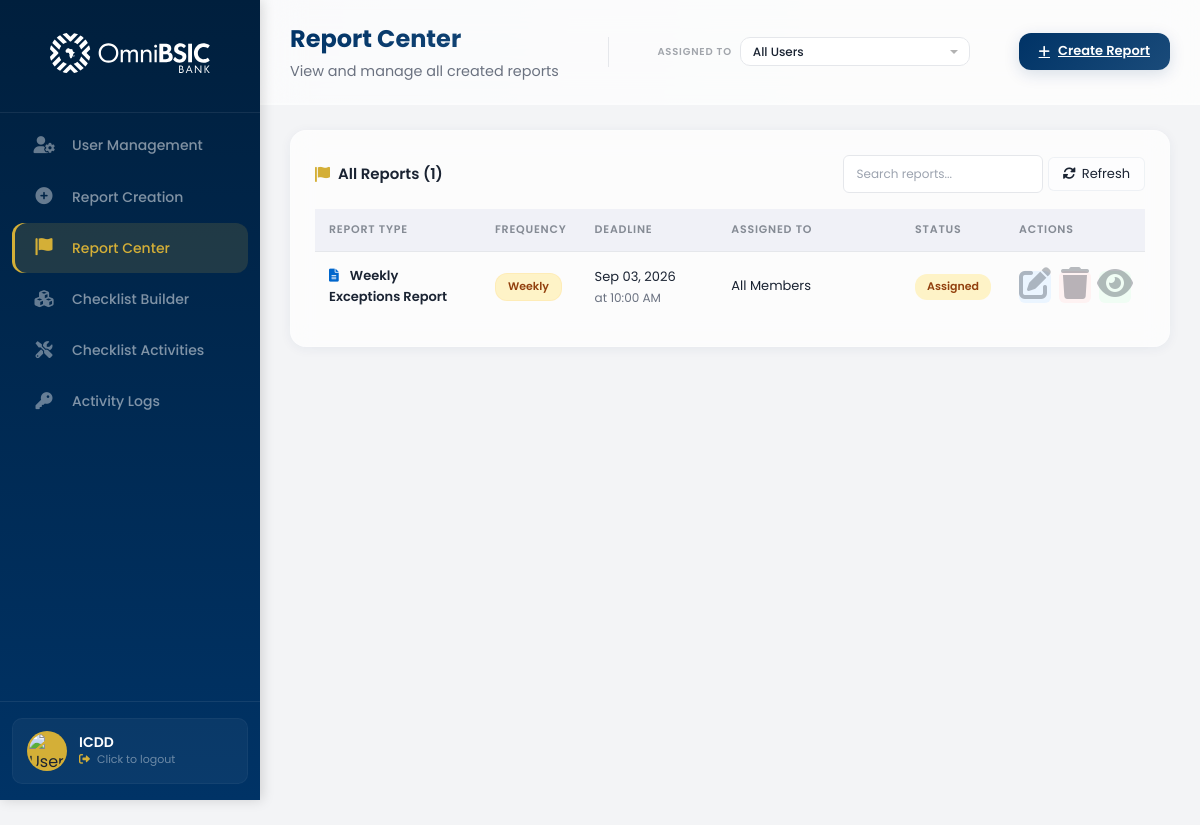
Screenshot of /adminboard/report-center/ (signed in) with the database file from the repository.
### control_dashboard/models.py (models this page shows, shortened)
class UserProfile(models.Model):
    ROLE_CHOICES = [
        ('admin', 'Admin'),
        ('supervisor', 'Supervisor'),
        ('member', 'Member'),
    ]
    POSITION_CHOICES = [
        ('hc', 'Headoffice Control'),
        ('cc', 'Cluster Control'),
    ]
    STATUS_CHOICES = [
        ('active', 'Active'),
        ('inactive', 'Inactive'),
    ]
    user = models.OneToOneField(
        User,
        on_delete=models.CASCADE,
        related_name='profile',
        null=True,
        blank=True
    )
    email = models.EmailField(unique=True)
    full_name = models.CharField(max_length=200)
    username = models.CharField(max_length=150, unique=True, blank=True, null=True)
    position = models.CharField(max_length=50, choices=POSITION_CHOICES, default='member')
    role = models.CharField(max_length=50, choices=ROLE_CHOICES, default='member')
    status = models.CharField(max_length=50, choices=STATUS_CHOICES, default='active')
    created_at = models.DateTimeField(auto_now_add=True)
    updated_at = models.DateTimeField(auto_now=True)
    class Meta:
        db_table = 'user_profiles'
        ordering = ['full_name']

class Report(models.Model):
    FREQUENCY_CHOICES = [
        ('one-off', 'One Off'),
        ('daily', 'Daily'),
        ('weekly', 'Weekly'),
        ('monthly', 'Monthly'),
        ('quarterly', 'Quarterly'),
        ('yearly', 'Yearly'),
    ]
    STATUS_CHOICES = [
        ('assigned', 'Assigned'),
        ('in_progress', 'In Progress'),
        ('completed', 'Completed'),
    ]
    report_type = models.CharField(max_length=200)
    frequency = models.CharField(max_length=50, choices=FREQUENCY_CHOICES, default='one-off')
    description = models.TextField(blank=True)
    deadline_date = models.DateField(null=True, blank=True)
    deadline_time = models.TimeField(null=True, blank=True)
    assigned_to = models.ManyToManyField('UserProfile', blank=True, related_name='assigned_reports')
    is_assigned_to_all = models.BooleanField(default=False)
    status = models.CharField(max_length=50, choices=STATUS_CHOICES, default='assigned')
    created_by = models.ForeignKey('UserProfile', on_delete=models.CASCADE, related_name='created_reports')
    data = models.JSONField(default=dict, blank=True)
    created_at = models.DateTimeField(auto_now_add=True)
    updated_at = models.DateTimeField(auto_now=True)
    def get_frequency_display(self):
        return dict(self.FREQUENCY_CHOICES).get(self.frequency, self.frequency)
    def get_status_display(self):
        return dict(self.STATUS_CHOICES).get(self.status, self.status)
    class Meta:
        db_table = 'reports'
        ordering = ['-created_at']

### control_dashboard/views.py (the view)
# urls.py: path('report-center/', views.report_center, name='report_center'),
@login_required
def report_center(request):
    try:
        user_profile = UserProfile.objects.get(email=request.user.email)
        if user_profile.role != 'admin':
            messages.error(request, 'You do not have permission to access this page.')
            return redirect_dashboard(request.user)
    except UserProfile.DoesNotExist:
        return redirect_dashboard(request.user)
    reports = Report.objects.all().order_by('-created_at')
    user_filter = request.GET.get('user', '')
    if user_filter and user_filter != 'all':
        reports = reports.filter(assigned_to__id=user_filter)
    users = UserProfile.objects.filter(role='member', status='active').order_by('full_name')
    context = {
        'user_profile': user_profile,
        'reports': reports,
        'users': users,
        'user_filter': user_filter,
    }
    return render(request, 'control_dashboard/reportcenter.html', context)

### control_dashboard/templates/control_dashboard/reportcenter.html (shortened to what this page needs)
{% extends 'control_dashboard/base.html' %}
{% load static %}
{% block extra_css %}
<link rel="stylesheet" href="{% static 'stylesheets/reportcenter.css' %}" type="text/css">
{% endblock %}
{% block dashboard_url %}{% url 'control_dashboard:admin_page' %}{% endblock %}
{% block nav_links %}
<li><a href="{% url 'control_dashboard:admin_page' %}">
    <span class="nav-icon"><i class="fas fa-user-cog"></i></span>
    <span class="nav-text">User Management</span>
</a></li>
<li><a href="{% url 'control_dashboard:report_creation' %}">
    <span class="nav-icon"><i class="fas fa-plus-circle"></i></span>
    <span class="nav-text">Report Creation</span>
</a></li>
<li class="active"><a href="{% url 'control_dashboard:report_center' %}">
    <span class="nav-icon"><i class="fas fa-flag"></i></span>
    <span class="nav-text">Report Center</span>
</a></li>
<li><a href="{% url 'control_dashboard:checklist_builder' %}">
    <span class="nav-icon"><i class="fas fa-cubes"></i></span>
    <span class="nav-text">Checklist Builder</span>
</a></li>
<li><a href="{% url 'control_dashboard:checklist_list' %}">
    <span class="nav-icon"><i class="fas fa-tools"></i></span>
    <span class="nav-text">Checklist Activities</span>
</a></li>
<li><a href="{% url 'control_dashboard:activity_logs' %}">
    <span class="nav-icon"><i class="fas fa-key"></i></span>
    <span class="nav-text">Activity Logs</span>
</a></li>
{% endblock %}
{% block page_title %}Report Center{% endblock %}
{% block page_subtitle %}
<span class="page-subtitle">View and manage all created reports</span>
{% endblock %}
{% block top_header_center %}
<div class="header-filter-group">
    <label for="user-filter">Assigned To</label>
    <select id="user-filter" name="user-filter" class="header-select" onchange="applyFilters()">
        <option value="all">All Users</option>
    </select>
</div>
{% endblock %}
{% block top_header_right %}
<a href="{% url 'control_dashboard:report_creation' %}" class="btn-create-header">
    <i class="fas fa-plus"></i> Create Report
</a>
{% endblock %}
{% block content %}
<div class="report-list-container">
    <div class="table-container">
        <div class="table-header">
            <h4><i class="fas fa-flag"></i> All Reports ({{ reports|length }})</h4>
            <div class="table-actions">
                <input type="text" id="searchReport" class="table-input" placeholder="Search reports..." style="width: 200px;" onkeyup="filterReports()">
                <button class="btn-refresh" onclick="location.reload()">
                    <i class="fas fa-sync-alt"></i> Refresh
                </button>
            </div>
        </div>
        {% if reports %}
        <table class="users-table report-table">
            <thead>
                <tr>
                    <th style="width: 22%;">Report Type</th>
                    <th style="width: 12%;">Frequency</th>
                    <th style="width: 18%;">Deadline</th>
                    <th style="width: 25%;">Assigned To</th>
                    <th style="width: 12%;">Status</th>
                    <th style="width: 11%;" class="text-center">Actions</th>
                </tr>
            </thead>
            <tbody>
                {% for report in reports %}
                <tr id="row_{{ report.id }}" class="report-row" data-id="{{ report.id }}">
                    <td class="font-bold">
                        <i class="fas fa-file-alt" style="color: #0066cc; margin-right: 8px;"></i>
                        {{ report.report_type }}
                    </td>
                    <td>
                        <span class="frequency-tag {{ report.frequency }}">
                            {{ report.get_frequency_display }}
                        </span>
                    </td>
                    <td>
                        {% if report.deadline_date %}
                            {{ report.deadline_date|date:"M d, Y" }}
                            {% if report.deadline_time %}
                                <span style="display: block; font-size: 12px; color: #6b7280;">
                                    at {{ report.deadline_time|time:"h:i A" }}
                                </span>
                            {% endif %}
                        {% else %}
                            <span style="color: #9ca3af;">-</span>
                        {% endif %}
                    </td>
                    <td>
                        {% if report.is_assigned_to_all %}
                            <span class="assignment-tag all">All Members</span>
                        {% endif %}
                    </td>
                    <td>
                        <span class="status-tag {{ report.status }}">
                            {{ report.get_status_display }}
                        </span>
                    </td>
                    <td class="text-center">
                        <div class="action-buttons">
                            <button class="btn-action edit" onclick="editReport('{{ report.id }}')" title="Edit Report">
                                <i class="fas fa-edit"></i>
                            </button>
                            <button class="btn-action delete" onclick="deleteReport('{{ report.id }}')" title="Delete Report">
                                <i class="fas fa-trash"></i>
                            </button>
                            <button class="btn-action view" onclick="viewReport('{{ report.id }}')" title="View Details">
                                <i class="fas fa-eye"></i>
                            </button>
                        </div>
                    </td>
                </tr>
                {% endfor %}
            </tbody>
        </table>
        {% else %}
        <div class="empty-state">
            <i class="fas fa-file-alt"></i>
            <h3>No Reports Created</h3>
            <p>Create your first report using the <a href="{% url 'control_dashboard:report_creation' %}">Report Creation</a> page</p>
        </div>
        {% endif %}
    </div>
</div>
{% endblock %}

### control_dashboard/templates/control_dashboard/base.html (shortened to what this page needs)
{% load static %}
<!DOCTYPE html>
<html>
    <head>
        <link rel="stylesheet" href="{% static 'stylesheets/base.css' %}" type="text/css">
        <link rel="stylesheet" href="https://cdnjs.cloudflare.com/ajax/libs/font-awesome/6.0.0-beta3/css/all.min.css">
        {% block extra_css %}{% endblock %}
    </head>
    <body>
        <div class="page-wrapper">
            <div class="nav-bar">
                <div class="logo">
                    <a href="{% block dashboard_url %}{% url 'control_dashboard:member_dashboard' %}{% endblock %}">
                        <img src="{% static 'images/OmniBSIC_Bank_Logo.svg' %}" alt="Bank Logo">
                    </a>
                </div>
                <ul class="nav-links">
                    {% block nav_links %}{% endblock %}
                </ul>
                <div class="nav-footer">
                    <div class="nav-profile-card" onclick="logoutUser()" style="cursor: pointer;" title="Click to logout">
                        <div class="nav-profile-img-wrapper">
                            <img src="{% static 'images/user-avatar.jpg' %}" alt="User Profile Image">
                        </div>
                        <div class="nav-profile-info">
                            <h4 class="nav-user-name">{{ user_profile.full_name|default:"User" }}</h4>
                            <p class="nav-user-role">
                                <i class="fas fa-sign-out-alt" style="font-size: 11px; margin-right: 4px;"></i>
                                Click to logout
                            </p>
                        </div>
                    </div>
                </div>
            </div>
            <div class="main-content-wrapper">
                <div class="top-header">
                    <div class="top-header-left">
                        <span class="page-title">{% block page_title %}Dashboard{% endblock %}</span>
                        {% block page_subtitle %}{% endblock %}
                    </div>
                    {% block top_header_center %}{% endblock %}
                    <div class="top-header-right">
                        {% block top_header_right %}{% endblock %}
                    </div>
                </div>
                <div class="main-content">
                    {% block content %}{% endblock %}
                </div>
            </div>
        </div>
    </body>
</html>

### control_dashboard/static/stylesheets/reportcenter.css (style rules this page uses)
.text-center { text-align: center; }
.font-bold { font-weight: 600; }
.status-tag { display: inline-block; padding: 4px 12px; border-radius: 12px; font-size: 11px; font-weight: 600; }
.status-tag.assigned { background: #fef3c7; color: #92400e; }
.frequency-tag { display: inline-block; padding: 4px 12px; border-radius: 12px; font-size: 11px; font-weight: 600; }
.frequency-tag.weekly { background: #fef3c7; color: #92400e; }
.table-container { background: var(--glass-bg, rgba(255, 255, 255, 0.6)); backdrop-filter: blur(12px); -webkit-backdrop-filter: blur(12px); border-radius: 16px; border: 1px solid var(--glass-border, rgba(255, 255, 255, 0.3)); padding: var(--space-lg, 24px); overflow-x: auto; box-shadow: 0 2px 12px var(--glass-shadow, rgba(0, 0, 0, 0.08)); margin-bottom: var(--space-lg, 24px); }
.table-container:last-child { margin-bottom: 0; }
.table-container h4 { font-size: 15px; font-weight: 600; color: #1a2332; margin-bottom: var(--space-md, 16px); }
.table-header { display: flex; justify-content: space-between; align-items: center; margin-bottom: var(--space-md, 16px); flex-wrap: wrap; gap: 10px; }
.table-header h4 { margin: 0; }
.users-table { width: 100%; border-collapse: collapse; background: transparent; }
.users-table thead th { background: rgba(0, 51, 153, 0.03); color: rgba(26, 35, 50, 0.5); font-size: 11px; font-weight: 600; text-transform: uppercase; letter-spacing: 0.8px; text-align: left; padding: 12px 14px; border-bottom: 1px solid #e5e7eb; }
.users-table tbody td { padding: 14px; color: #1a2332; font-size: 13px; border-bottom: 1px solid #e5e7eb; vertical-align: middle; }
.users-table tbody tr:last-child td { border-bottom: none; }
.table-input { width: 100%; padding: 8px 12px; border: 1px solid #e5e7eb; border-radius: 6px; font-size: 13px; background: white; transition: all 0.3s ease; font-family: 'Poppins', sans-serif; }
.table-input::placeholder { color: #9ca3af; font-size: 12px; }
.header-filter-group { display: flex; align-items: center; gap: 8px; }
.header-filter-group label { font-size: 10px; font-weight: 600; color: rgba(26, 35, 50, 0.4); text-transform: uppercase; letter-spacing: 0.8px; }
.header-select { background: rgba(255, 255, 255, 0.8); color: #1a2332; font-size: 12px; font-weight: 500; padding: 6px 32px 6px 12px; border-radius: 10px; border: 1px solid #e5e7eb; outline: none; cursor: pointer; appearance: none; background-repeat: no-repeat; background-position: right 10px center; min-width: 140px; transition: all 0.3s ease; }
.header-select option { background: #ffffff; color: #1a2332; }
.text-center i { font-size: 32px; display: block; margin-bottom: 8px; opacity: 0.3; color: #1a2332; }
.text-center { padding: 30px; color: #9ca3af; }

### rows the page displays
UserProfile: full_name "ICDD"
Report: report_type "Weekly Exceptions Report", frequency "Weekly", deadline_date "Sep 03, 2026", deadline_time "10:00 AM", is_assigned_to_all "All Members", status "Assigned"

### other values shown
{{ reports|length }} "1"
